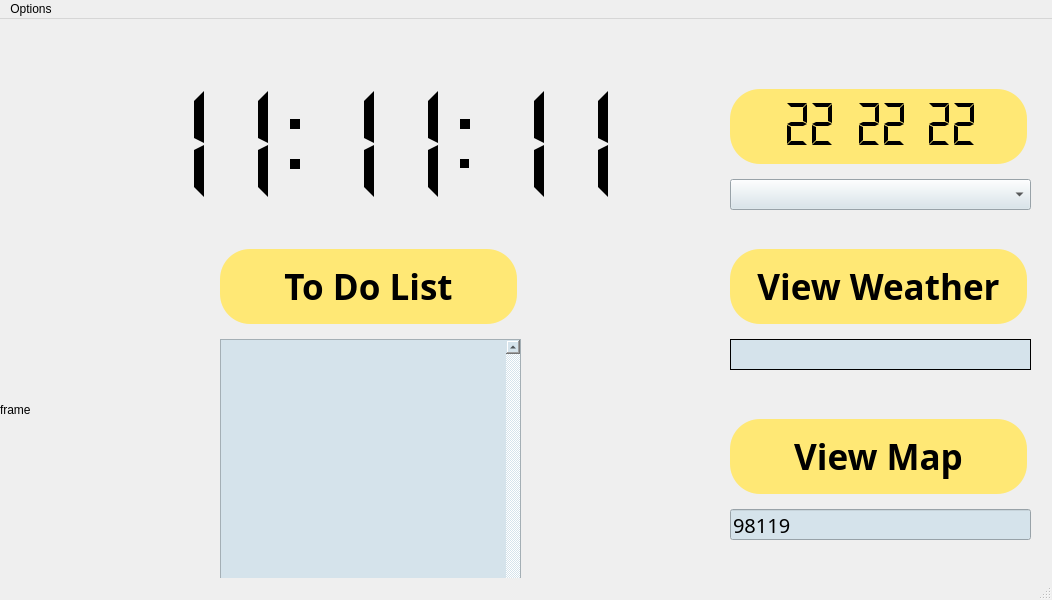
<?xml version="1.0" encoding="UTF-8"?>
<ui version="4.0">
 <class>MainWindow</class>
 <widget class="QMainWindow" name="MainWindow">
  <property name="geometry">
   <rect>
    <x>0</x>
    <y>0</y>
    <width>1052</width>
    <height>600</height>
   </rect>
  </property>
  <property name="windowTitle">
   <string>MainWindow</string>
  </property>
  <widget class="QWidget" name="centralwidget">
   <widget class="QLCDNumber" name="hourLCD">
    <property name="geometry">
     <rect>
      <x>140</x>
      <y>60</y>
      <width>141</width>
      <height>131</height>
     </rect>
    </property>
    <property name="font">
     <font>
      <family>BC Alphapipe</family>
     </font>
    </property>
    <property name="frameShape">
     <enum>QFrame::NoFrame</enum>
    </property>
    <property name="digitCount">
     <number>2</number>
    </property>
    <property name="segmentStyle">
     <enum>QLCDNumber::Flat</enum>
    </property>
    <property name="value" stdset="0">
     <double>11.000000000000000</double>
    </property>
   </widget>
   <widget class="QLCDNumber" name="minuteLCD">
    <property name="geometry">
     <rect>
      <x>310</x>
      <y>50</y>
      <width>141</width>
      <height>151</height>
     </rect>
    </property>
    <property name="frameShape">
     <enum>QFrame::NoFrame</enum>
    </property>
    <property name="digitCount">
     <number>2</number>
    </property>
    <property name="segmentStyle">
     <enum>QLCDNumber::Flat</enum>
    </property>
    <property name="value" stdset="0">
     <double>11.000000000000000</double>
    </property>
   </widget>
   <widget class="QLCDNumber" name="secondLCD">
    <property name="geometry">
     <rect>
      <x>470</x>
      <y>60</y>
      <width>161</width>
      <height>131</height>
     </rect>
    </property>
    <property name="styleSheet">
     <string notr="true"/>
    </property>
    <property name="frameShape">
     <enum>QFrame::NoFrame</enum>
    </property>
    <property name="digitCount">
     <number>2</number>
    </property>
    <property name="segmentStyle">
     <enum>QLCDNumber::Flat</enum>
    </property>
    <property name="value" stdset="0">
     <double>11.000000000000000</double>
    </property>
   </widget>
   <widget class="QPushButton" name="imageDownloadPushButton">
    <property name="geometry">
     <rect>
      <x>730</x>
      <y>400</y>
      <width>297</width>
      <height>75</height>
     </rect>
    </property>
    <property name="font">
     <font>
      <family>BC Alphapipe</family>
      <pointsize>26</pointsize>
      <weight>75</weight>
      <bold>true</bold>
     </font>
    </property>
    <property name="styleSheet">
     <string notr="true">background-color: rgb(255, 232, 117);
 border-radius:30px;
 max-width:297px;
 max-height:75px;
 min-width:297px;
 min-height:75px;</string>
    </property>
    <property name="text">
     <string>View Map</string>
    </property>
    <property name="autoDefault">
     <bool>false</bool>
    </property>
    <property name="default">
     <bool>false</bool>
    </property>
    <property name="flat">
     <bool>false</bool>
    </property>
   </widget>
   <widget class="QLabel" name="imageLabel">
    <property name="geometry">
     <rect>
      <x>680</x>
      <y>530</y>
      <width>511</width>
      <height>251</height>
     </rect>
    </property>
    <property name="text">
     <string/>
    </property>
   </widget>
   <widget class="QLineEdit" name="zipCodeEdit">
    <property name="geometry">
     <rect>
      <x>730</x>
      <y>490</y>
      <width>301</width>
      <height>31</height>
     </rect>
    </property>
    <property name="font">
     <font>
      <family>BC Alphapipe</family>
      <pointsize>15</pointsize>
     </font>
    </property>
    <property name="styleSheet">
     <string notr="true">background-color: rgb(213, 227, 235);
border-color: rgb(0, 0, 0);
border-width: 1px;</string>
    </property>
    <property name="text">
     <string>98119</string>
    </property>
    <property name="alignment">
     <set>Qt::AlignLeading|Qt::AlignLeft|Qt::AlignVCenter</set>
    </property>
   </widget>
   <widget class="QPushButton" name="weatherDownloadPushButton">
    <property name="geometry">
     <rect>
      <x>730</x>
      <y>230</y>
      <width>297</width>
      <height>75</height>
     </rect>
    </property>
    <property name="font">
     <font>
      <family>BC Alphapipe</family>
      <pointsize>26</pointsize>
      <weight>75</weight>
      <bold>true</bold>
     </font>
    </property>
    <property name="styleSheet">
     <string notr="true">background-color: rgb(255, 232, 117);
 border-radius:30px;
 max-width:297px;
 max-height:75px;
 min-width:297px;
 min-height:75px;</string>
    </property>
    <property name="text">
     <string>View Weather</string>
    </property>
   </widget>
   <widget class="QLabel" name="weatherLabel">
    <property name="geometry">
     <rect>
      <x>730</x>
      <y>320</y>
      <width>301</width>
      <height>31</height>
     </rect>
    </property>
    <property name="font">
     <font>
      <family>BC Alphapipe</family>
      <pointsize>15</pointsize>
     </font>
    </property>
    <property name="styleSheet">
     <string notr="true">background-color: rgb(213, 227, 235);</string>
    </property>
    <property name="frameShape">
     <enum>QFrame::Box</enum>
    </property>
    <property name="text">
     <string/>
    </property>
    <property name="alignment">
     <set>Qt::AlignLeading|Qt::AlignLeft|Qt::AlignVCenter</set>
    </property>
   </widget>
   <widget class="QLCDNumber" name="worldHourLCD">
    <property name="geometry">
     <rect>
      <x>780</x>
      <y>80</y>
      <width>61</width>
      <height>51</height>
     </rect>
    </property>
    <property name="frameShape">
     <enum>QFrame::NoFrame</enum>
    </property>
    <property name="digitCount">
     <number>2</number>
    </property>
    <property name="segmentStyle">
     <enum>QLCDNumber::Flat</enum>
    </property>
    <property name="value" stdset="0">
     <double>22.000000000000000</double>
    </property>
   </widget>
   <widget class="QLCDNumber" name="worldMinuteLCD">
    <property name="geometry">
     <rect>
      <x>850</x>
      <y>80</y>
      <width>64</width>
      <height>51</height>
     </rect>
    </property>
    <property name="frameShape">
     <enum>QFrame::NoFrame</enum>
    </property>
    <property name="digitCount">
     <number>2</number>
    </property>
    <property name="segmentStyle">
     <enum>QLCDNumber::Flat</enum>
    </property>
    <property name="value" stdset="0">
     <double>22.000000000000000</double>
    </property>
   </widget>
   <widget class="QLCDNumber" name="worldSecondLCD">
    <property name="geometry">
     <rect>
      <x>920</x>
      <y>80</y>
      <width>64</width>
      <height>51</height>
     </rect>
    </property>
    <property name="font">
     <font>
      <family>Acumin Pro</family>
     </font>
    </property>
    <property name="frameShape">
     <enum>QFrame::NoFrame</enum>
    </property>
    <property name="digitCount">
     <number>2</number>
    </property>
    <property name="segmentStyle">
     <enum>QLCDNumber::Flat</enum>
    </property>
    <property name="value" stdset="0">
     <double>22.000000000000000</double>
    </property>
   </widget>
   <widget class="QComboBox" name="timeZoneComboBox">
    <property name="geometry">
     <rect>
      <x>730</x>
      <y>160</y>
      <width>301</width>
      <height>31</height>
     </rect>
    </property>
    <property name="font">
     <font>
      <family>BC Alphapipe</family>
      <pointsize>15</pointsize>
     </font>
    </property>
    <property name="autoFillBackground">
     <bool>false</bool>
    </property>
    <property name="styleSheet">
     <string notr="true">background-color: rgb(213, 227, 235);</string>
    </property>
    <property name="currentText">
     <string/>
    </property>
    <property name="iconSize">
     <size>
      <width>16</width>
      <height>19</height>
     </size>
    </property>
    <property name="frame">
     <bool>true</bool>
    </property>
   </widget>
   <widget class="QLabel" name="frameLabel">
    <property name="geometry">
     <rect>
      <x>0</x>
      <y>-10</y>
      <width>1281</width>
      <height>801</height>
     </rect>
    </property>
    <property name="text">
     <string>frame</string>
    </property>
   </widget>
   <widget class="QLabel" name="worldClockBackground">
    <property name="geometry">
     <rect>
      <x>730</x>
      <y>70</y>
      <width>297</width>
      <height>75</height>
     </rect>
    </property>
    <property name="styleSheet">
     <string notr="true">background-color: rgb(255, 232, 117);
 border-radius:30px;
 max-width:297px;
 max-height:75px;
 min-width:297px;
 min-height:75px;</string>
    </property>
    <property name="text">
     <string/>
    </property>
   </widget>
   <widget class="Line" name="colon4">
    <property name="geometry">
     <rect>
      <x>460</x>
      <y>140</y>
      <width>9</width>
      <height>9</height>
     </rect>
    </property>
    <property name="styleSheet">
     <string notr="true">background-color: rgb(00, 00, 00);
 max-width:8px;
 max-height:8px;
</string>
    </property>
    <property name="orientation">
     <enum>Qt::Vertical</enum>
    </property>
   </widget>
   <widget class="Line" name="colon3">
    <property name="geometry">
     <rect>
      <x>460</x>
      <y>100</y>
      <width>10</width>
      <height>10</height>
     </rect>
    </property>
    <property name="styleSheet">
     <string notr="true">background-color: rgb(00, 00, 00);
 max-width:8px;
 max-height:8px;
</string>
    </property>
    <property name="orientation">
     <enum>Qt::Vertical</enum>
    </property>
   </widget>
   <widget class="Line" name="colon2">
    <property name="geometry">
     <rect>
      <x>290</x>
      <y>140</y>
      <width>10</width>
      <height>10</height>
     </rect>
    </property>
    <property name="styleSheet">
     <string notr="true">background-color: rgb(00, 00, 00);
 max-width:8px;
 max-height:8px;
</string>
    </property>
    <property name="orientation">
     <enum>Qt::Vertical</enum>
    </property>
   </widget>
   <widget class="Line" name="colon1">
    <property name="geometry">
     <rect>
      <x>290</x>
      <y>100</y>
      <width>10</width>
      <height>10</height>
     </rect>
    </property>
    <property name="styleSheet">
     <string notr="true">background-color: rgb(00, 00, 00);
 max-width:8px;
 max-height:8px;
</string>
    </property>
    <property name="orientation">
     <enum>Qt::Vertical</enum>
    </property>
   </widget>
   <widget class="QTableView" name="tableView">
    <property name="geometry">
     <rect>
      <x>220</x>
      <y>320</y>
      <width>301</width>
      <height>431</height>
     </rect>
    </property>
    <property name="font">
     <font>
      <family>BC Alphapipe</family>
      <pointsize>15</pointsize>
     </font>
    </property>
    <property name="styleSheet">
     <string notr="true">background-color: rgb(213, 227, 235);</string>
    </property>
    <property name="verticalScrollBarPolicy">
     <enum>Qt::ScrollBarAlwaysOn</enum>
    </property>
    <property name="horizontalScrollBarPolicy">
     <enum>Qt::ScrollBarAlwaysOff</enum>
    </property>
    <property name="sizeAdjustPolicy">
     <enum>QAbstractScrollArea::AdjustToContents</enum>
    </property>
    <property name="showGrid">
     <bool>false</bool>
    </property>
    <property name="wordWrap">
     <bool>false</bool>
    </property>
    <attribute name="horizontalHeaderVisible">
     <bool>false</bool>
    </attribute>
    <attribute name="verticalHeaderVisible">
     <bool>false</bool>
    </attribute>
   </widget>
   <widget class="QLabel" name="toDo">
    <property name="geometry">
     <rect>
      <x>220</x>
      <y>230</y>
      <width>297</width>
      <height>75</height>
     </rect>
    </property>
    <property name="font">
     <font>
      <family>BC Alphapipe</family>
      <pointsize>26</pointsize>
      <weight>75</weight>
      <bold>true</bold>
     </font>
    </property>
    <property name="styleSheet">
     <string notr="true">background-color: rgb(255, 232, 117);
 border-radius:30px;
 max-width:297px;
 max-height:75px;
 min-width:297px;
 min-height:75px;</string>
    </property>
    <property name="text">
     <string>To Do List</string>
    </property>
    <property name="alignment">
     <set>Qt::AlignCenter</set>
    </property>
   </widget>
   <zorder>frameLabel</zorder>
   <zorder>worldClockBackground</zorder>
   <zorder>hourLCD</zorder>
   <zorder>minuteLCD</zorder>
   <zorder>secondLCD</zorder>
   <zorder>imageDownloadPushButton</zorder>
   <zorder>imageLabel</zorder>
   <zorder>zipCodeEdit</zorder>
   <zorder>weatherDownloadPushButton</zorder>
   <zorder>weatherLabel</zorder>
   <zorder>worldHourLCD</zorder>
   <zorder>worldMinuteLCD</zorder>
   <zorder>worldSecondLCD</zorder>
   <zorder>timeZoneComboBox</zorder>
   <zorder>colon4</zorder>
   <zorder>colon3</zorder>
   <zorder>colon2</zorder>
   <zorder>colon1</zorder>
   <zorder>tableView</zorder>
   <zorder>toDo</zorder>
  </widget>
  <widget class="QMenuBar" name="menubar">
   <property name="geometry">
    <rect>
     <x>0</x>
     <y>0</y>
     <width>1052</width>
     <height>22</height>
    </rect>
   </property>
   <widget class="QMenu" name="menuOptions">
    <property name="title">
     <string>Options</string>
    </property>
    <addaction name="actionTo_Do_List"/>
   </widget>
   <addaction name="menuOptions"/>
  </widget>
  <widget class="QStatusBar" name="statusbar"/>
  <action name="actionTo_Do_List">
   <property name="text">
    <string>To Do List</string>
   </property>
  </action>
 </widget>
 <resources/>
 <connections/>
</ui>
